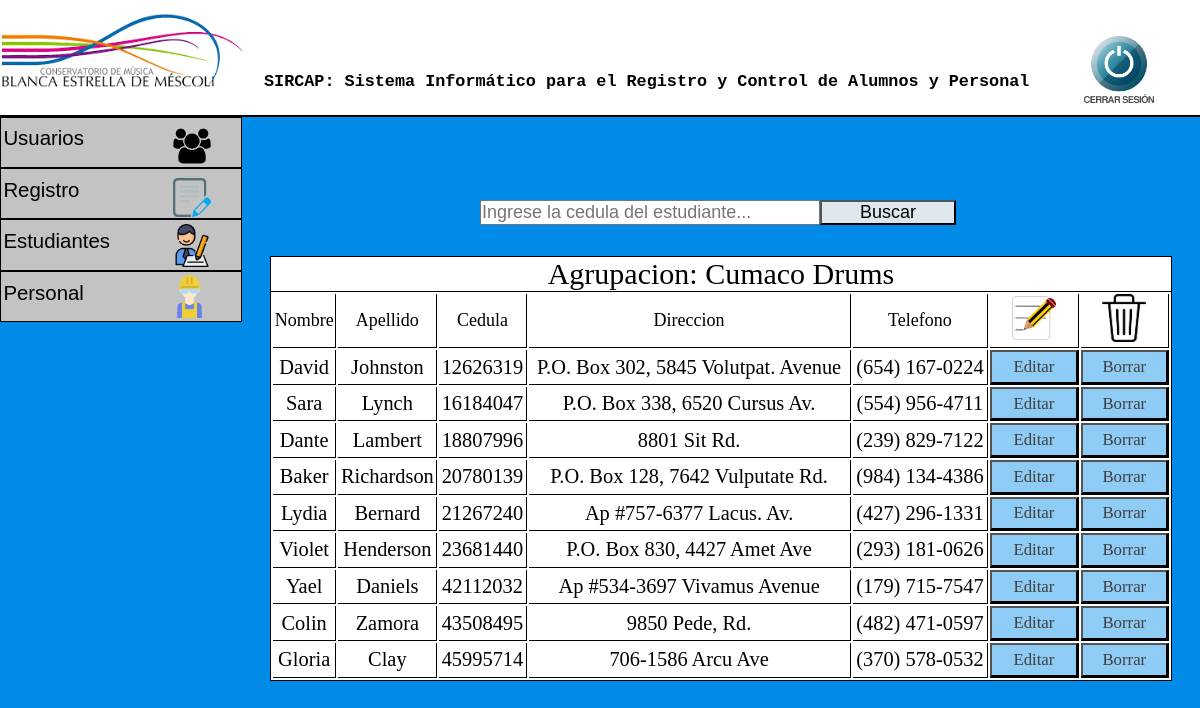
The page /admin/gestion_de_estudiantes/cumacoDrums.php (signed in) on the database its author committed.
### tables this page shows
CREATE TABLE `estudiantes` (
  `nombre` varchar(20) NOT NULL,
  `apellido` varchar(20) NOT NULL,
  `cedula` varchar(10) NOT NULL,
  `direccion` varchar(40) NOT NULL,
  `telefono` varchar(20) NOT NULL,
  `catedra` varchar(1) NOT NULL,
  `agrupacion` varchar(1) NOT NULL,
  `formacion` varchar(1) NOT NULL
);

### admin/gestion_de_estudiantes/cumacoDrums.php (the view, shortened to what this page needs)
<?php
  include '../../php/conexion.php';
$sql="SELECT nombre,apellido,cedula,direccion,telefono FROM estudiantes WHERE agrupacion = 4";
$resultado=$conexion->query($sql);
?>
<!DOCTYPE html>
<html lang="es">
<link rel="stylesheet" type="text/css" href="../../css/index.css">
<head>
</head>
<body>
  <header>
    <h2 class="titulo"> SIRCAP: Sistema Informático para el Registro y Control de Alumnos y Personal </h2>
    <img src="../../img/conservatorio logo.png" class="logo">
    <a href="../../php/cierreSesion.php"><img src="../../img/cerrar.png" class="cerrar"></a>
  </header>
  <div id="menu">
    <ul>
      <li><a href="">Usuarios</a> <img id="usuarios" src="../../img/usuarios.png">
      </li>
      <li><a href="">Registro</a> <img id="registro" src="../../img/registro.png">
      </li>
      <li><a href="">Estudiantes<img id="estudiante" src="../../img/estudiante.png"></a>
      </li>
      <li><a href="">Personal<img id="personal" src="../../img/obrero.png"></a>
      </li>
    </ul>
  </div>
<div>
      <form id="busqueda" method="POST" action="../../php/buscarEstudiante.php" name="busqueda" >
          <input id="barraBusqueda" maxlength="8" placeholder="Ingrese la cedula del estudiante..." name="busqueda" size="30" type="text" />
          <button id="botonBusqueda" type="submit" onclick="validacionBusqueda()">Buscar</button>
      </form>
  </div>
  <div class="tablaRegistro">
<table>
    <thead>
      <caption>Agrupacion: Cumaco Drums</caption>
          <tr class="tituloTabla">
          <td>Nombre</td>
              <td>Apellido</td>
              <td>Cedula</td>
              <td>Direccion</td>
              <td>Telefono</td>
              <td class="columnaImagen"><img id="editarRegistro" src="../../img/editar.png"></td>
              <td class="columnaImagen"><img id="borrarRegistro" src="../../img/borrar.png"></td>
          </tr>
    </thead>
    <tbody>
        <?php
        while ($row=$resultado->fetch_assoc()) {
            ?>
            <tr>
                <td><?php echo $row['nombre'];?></td>
                <td><?php echo $row['apellido'];?></td>
                <td><?php echo $row['cedula'];?></td>
                <td><?php echo $row['direccion'];?></td>
                <td><?php echo $row['telefono'];?></td>
                <td>
                    <form method="POST" action="../../php/editarEstudiante.php">
                        <button type="submit"> Editar <input type="hidden" name="cedula" value="<?php echo $row['cedula']?>"> </button>
                    </form>
                </td>
                <td>
                    <form method="POST" action="../../php/eliminarEstudiante.php">
                        <button type="submit"> Borrar <input type="hidden" name="cedula" value="<?php echo $row['cedula']?>"> </button>
                    </form>
                </td>
            </tr>
        <?php
        }
        ?>
    </tbody>
</table>
  </div>
</body>
</html>

### css/index.css (style rules this page uses)
* { margin: 0; padding: 0; }
body { background-color: #008BE8; }
.titulo { font-family: Courier, monospace; font-size: 1.4vw; position: absolute; left: 22%; top: 9%; }
.logo { width: 20%; margin-left: 0.2%; }
header { background-color: white; border-bottom: 2px solid; }
.cerrar { position: absolute; left: 90%; top: 4.5%; width: 6.5%; }
#menu ul, li { list-style: none; margin: 0; padding: 0; }
#menu ul { position: relative; z-index: 597; float: left; }
#menu ul li { float: left; min-height: 1px; line-height: 1em; vertical-align: middle; }
#menu ul li { float: none; }
#menu { width: 20%; }
#menu span, #menu a { display: inline-block; font-family: Arial, Helvetica, sans-serif; font-size: 1.7vw; text-decoration: none; }
#menu:after, #menu ul:after { content: ''; display: block; clear: both; }
#menu ul, #menu li { width: 100%; }
#menu li { background: #C3C3C3; border: 1px solid black; }
#menu a { color: black; line-height: 160%; padding: 2% 15% 5% 1%; width: 25%; }
#usuarios { width: 16%; position: absolute; left: 72%; top: 5%; }
#registro { width: 16%; position: absolute; left: 72%; top: 30%; }
#estudiante { width: 18%; position: absolute; left: 71%; top: 52%; }
#personal { width: 18%; position: absolute; left: 70%; top: 77%; }
#usuarios { font-size: 1.5vw; text-align: center; }
#busqueda { position: absolute; left: 40%; top: 25%; }
#barraBusqueda { font-size: 1.5vw; }
#botonBusqueda { font-size: 1.5vw; position: absolute; width: 40%; background-color: #DEE7ED; }
.tablaRegistro { position: absolute; left: 22.5%; top: 32%; background-color: white; border:1px solid black; width: 75%; }
table { width: 100%; height: 15em; }
.tablaRegistro caption { font-size: 2.5vw; text-align: center; border-bottom: 1px solid black }
.tablaRegistro td { border-bottom: 1px solid black; text-align: center; font-size: 1.7vw; border-right: 1px solid black; height: 1.5em; }
.tituloTabla td { font-size: 1.5vw; text-align: center; border-bottom: 1px solid black; border-right: 1px solid black; }
.columnaImagen { width: 10%; }
#editarRegistro { width: 50%; }
#borrarRegistro { width: 50%; }
table form button { font-size: 1.4vw; width: 100%; color: #3F3F3F; height: 2em; background-color: #008BE870; font-family: 'Arial Black'; }

### rows shown on the page
estudiantes: nombre "David", apellido "Johnston", cedula "12626319", direccion "P.O. Box 302, 5845 Volutpat. Avenue", telefono "(654) 167-0224"
estudiantes: nombre "Sara", apellido "Lynch", cedula "16184047", direccion "P.O. Box 338, 6520 Cursus Av.", telefono "(554) 956-4711"
estudiantes: nombre "Dante", apellido "Lambert", cedula "18807996", direccion "8801 Sit Rd.", telefono "(239) 829-7122"
estudiantes: nombre "Baker", apellido "Richardson", cedula "20780139", direccion "P.O. Box 128, 7642 Vulputate Rd.", telefono "(984) 134-4386"
estudiantes: nombre "Lydia", apellido "Bernard", cedula "21267240", direccion "Ap #757-6377 Lacus. Av.", telefono "(427) 296-1331"
estudiantes: nombre "Violet", apellido "Henderson", cedula "23681440", direccion "P.O. Box 830, 4427 Amet Ave", telefono "(293) 181-0626"
estudiantes: nombre "Yael", apellido "Daniels", cedula "42112032", direccion "Ap #534-3697 Vivamus Avenue", telefono "(179) 715-7547"
estudiantes: nombre "Colin", apellido "Zamora", cedula "43508495", direccion "9850 Pede, Rd.", telefono "(482) 471-0597"
estudiantes: nombre "Gloria", apellido "Clay", cedula "45995714", direccion "706-1586 Arcu Ave", telefono "(370) 578-0532"
